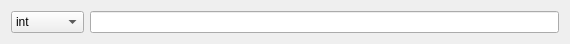
<?xml version="1.0" encoding="UTF-8"?>
<ui version="4.0">
 <class>Form</class>
 <widget class="QWidget" name="Form">
  <property name="geometry">
   <rect>
    <x>0</x>
    <y>0</y>
    <width>570</width>
    <height>42</height>
   </rect>
  </property>
  <property name="windowTitle">
   <string>Form</string>
  </property>
  <layout class="QGridLayout" name="gridLayout">
   <item row="0" column="0">
    <layout class="QHBoxLayout" name="horizontalLayout">
     <item>
      <widget class="QComboBox" name="comboBox">
       <item>
        <property name="text">
         <string>int</string>
        </property>
       </item>
       <item>
        <property name="text">
         <string>float</string>
        </property>
       </item>
       <item>
        <property name="text">
         <string>double</string>
        </property>
       </item>
       <item>
        <property name="text">
         <string>int*</string>
        </property>
       </item>
       <item>
        <property name="text">
         <string>float*</string>
        </property>
       </item>
       <item>
        <property name="text">
         <string>double*</string>
        </property>
       </item>
      </widget>
     </item>
     <item>
      <widget class="QLineEdit" name="lineEdit"/>
     </item>
    </layout>
   </item>
  </layout>
 </widget>
 <resources/>
 <connections/>
</ui>
